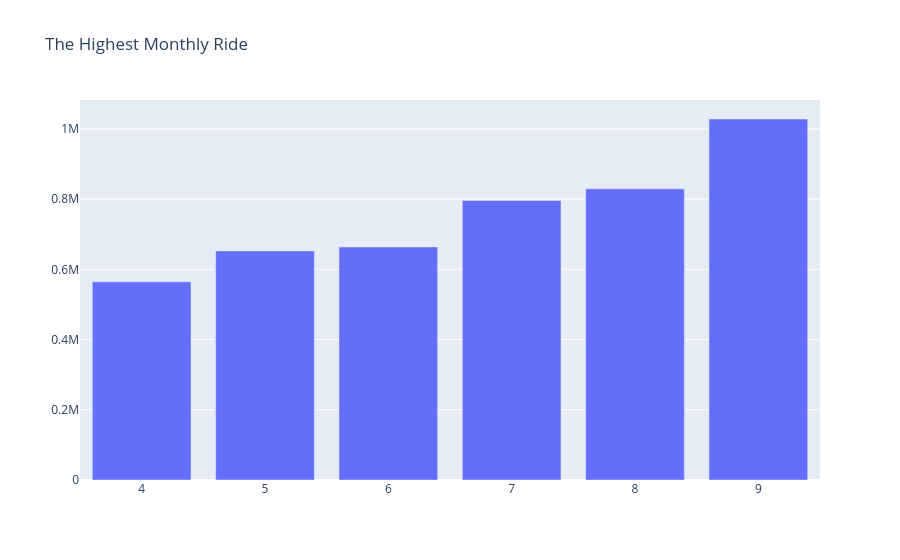

Notebook source saved alongside this figure:
### Code cell
fig = go.Figure(data=[go.Bar(
    x = df.groupby('month')['hour'].count().index,
    y = df.groupby('month')['hour'].count(),
    #marker_color=colors # marker color can be a single color value or an iterable
)])
fig.update_layout(title_text='The Highest Monthly Ride')

### Figure 1 — Plotly figure (JSON) as saved in the notebook; plotly's stock layout.template omitted (floating-point values rounded to 4 significant figures)
{"data": [{"type": "bar", "x": [4, 5, 6, 7, 8, 9], "y": [564516, 652435, 663844, 796121, 829275, 1028136]}], "layout": {"title": {"text": "The Highest Monthly Ride"}}}
